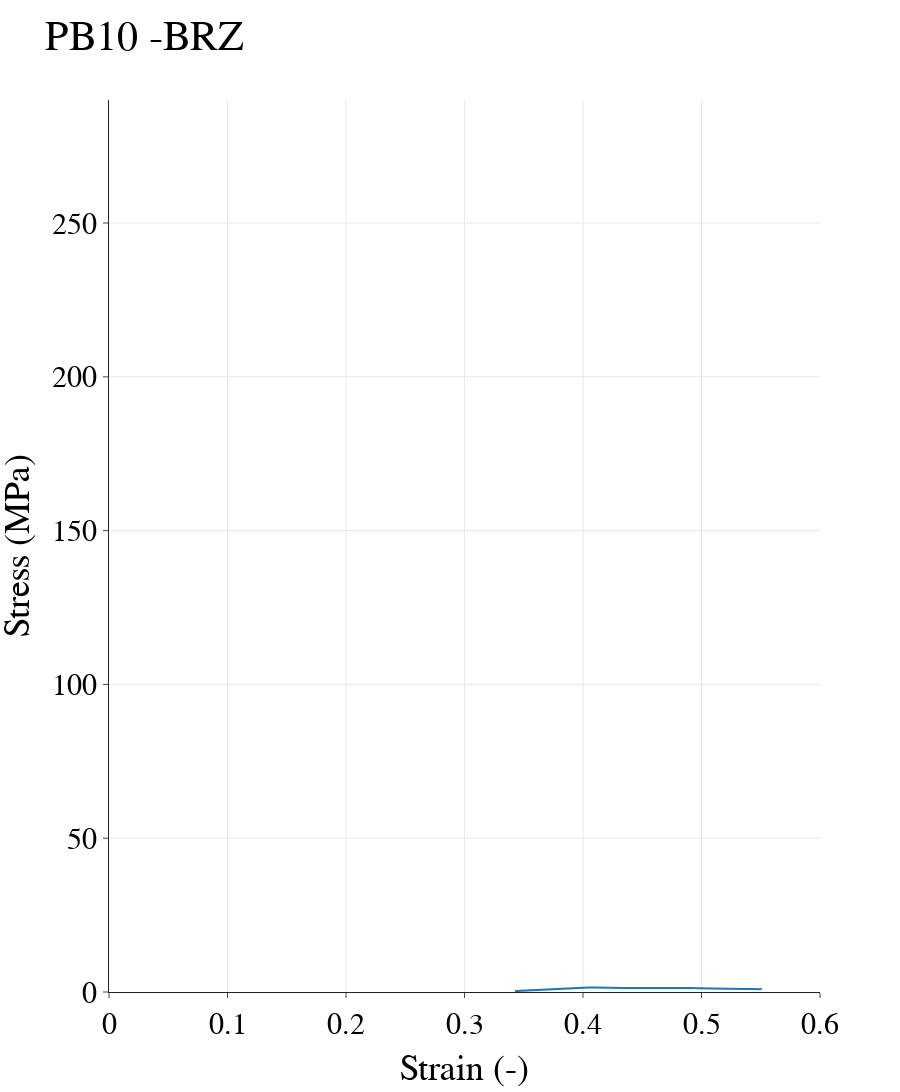

The notebook cell this image was saved under:
### Code cell
# ### PLOTTING
# ## Plot the data
fig = go.Figure()
fig.add_trace(go.Scatter(x=strain1, y=stress1))

# fig.add_annotation(x=x, y=y,
#             text="Strain={:.4f}, Stress={:.4f}".format(x, y),
#             showarrow=True,
#             xanchor="right",
#             arrowhead=1)

# fig.add_annotation(x=x, y=0,
#             text=TensileS,
#             showarrow=False,
#             arrowhead=1)

fig.update_layout(
    yaxis=dict(range=[0, 290]),
    xaxis=dict(range=[0, 0.6]), 
    template="simple_white", autosize=False, width=900, height=1100,
    title="PB10 -BRZ",
    xaxis_title="Strain (-)",
    yaxis_title="Stress (MPa)",
    font=dict(
        family="New Times Roman",
        size=30,
        color="Black"
    ),
    legend=dict(title=None, orientation='h', y=1, yanchor="bottom", x=1, xanchor="right", font=dict(size = 16), bordercolor='black', borderwidth=1)
)

fig.update_yaxes(showgrid=True)
fig.update_xaxes(showgrid=True)

fig.show()
# plt.plot(strain1, stress1, color='black')

# ### Plot text, box, arrow and dot
# text= "x={:.4f}, y={:.4f}".format(x, y)                                                                  # Create the text for the peak

# bbox_props = dict(boxstyle="square,pad=0.3", fc="w", ec="k", lw=0.72)

# arrowprops=dict(arrowstyle="->",connectionstyle="angle,angleA=90,angleB=0")

# kw = dict(xycoords='data',textcoords="axes fraction",
#               arrowprops=arrowprops, bbox=bbox_props, ha="right", va="center")

# plt.annotate(text, xy=(x, y), xytext=(0.8,0.95), **kw)


# ## Plot the dot
# plt.plot(x, y, marker="o", markersize=4, markeredgecolor="b", markerfacecolor="b")


# plt.title('PB7_BRZ Test')
# plt.xlabel('Average LVDTs [-]')
# plt.ylabel('Load 50 [kN]')

# plt.text(0.16, 0.02, TensileS, {'color': 'C0', 'fontsize': 8})

# plt.show()

### Figure 1 — Plotly figure (JSON) as saved in the notebook; plotly's stock layout.template omitted (floating-point values rounded to 4 significant figures; data arrays with more than 128 entries replaced by an {"elided": "..."} marker saying what was removed)
{"data": [{"type": "scatter", "x": {"elided": "337 float values"}, "y": {"elided": "337 float values"}}], "layout": {"autosize": false, "font": {"color": "Black", "family": "New Times Roman", "size": 30}, "height": 1100, "legend": {"bordercolor": "black", "borderwidth": 1, "font": {"size": 16}, "orientation": "h", "title": {}, "x": 1, "xanchor": "right", "y": 1, "yanchor": "bottom"}, "title": {"text": "PB10 -BRZ"}, "width": 900, "xaxis": {"range": [0, 0.6], "showgrid": true, "title": {"text": "Strain (-)"}}, "yaxis": {"range": [0, 290], "showgrid": true, "title": {"text": "Stress (MPa)"}}}}
